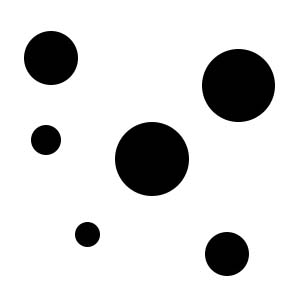
%> input picture Labs/09 Lab9/circles.jpg, 300 x 300 px
$ octave derin_gezgin_lab_09_p2.m   (GNU Octave 9; MATLAB toolbox functions it lacks are replaced by stand-ins)
%> lines starting %> are read from the running program, lines starting %| are printed output that depends on the picture
clc;
% Initialize variables min_radius, max_radius to set the minimum and maximum radii.
min_radius = 10;
max_radius = 50;

circles = imread("circles.jpg");
%> circles is the input picture: size 300x300x3 uint8; min 0, max 255, mean 216.9

[centers, radii] = imfindcircles(circles, [min_radius, max_radius], 'ObjectPolarity', 'dark', 'Sensitivity', 0.9);
%> centers = [51.5 58.5; 227.5 254.5; 46.2 140.5; 152.5 159.5; 239 86; 88 235]; radii = [27; 22.05; 14.99; 36.95; 36.44; 12.54]

% Display the original image
figure(2);
imshow(circles);
hold on;

% Use viscircles to draw the detected circles
viscircles(centers, radii, 'EdgeColor', 'r', 'LineWidth', 5);
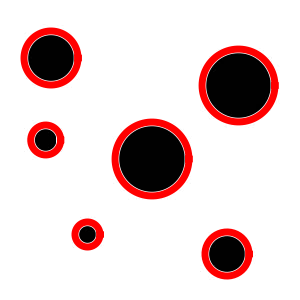
%> figure redrawn from the program's plot data

% Hold off to complete drawing
hold off;
